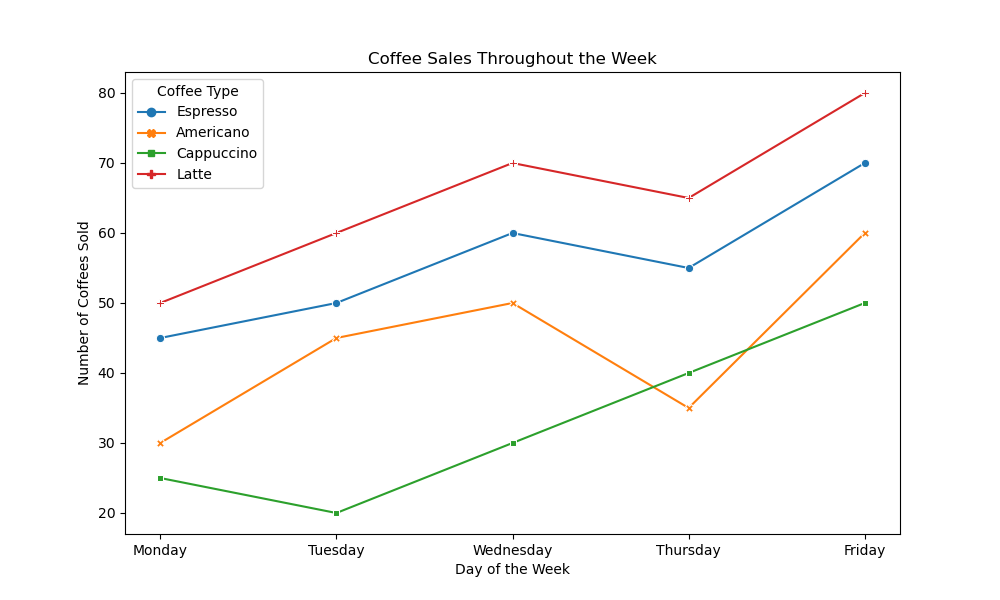

Here is the Python script that generated this plot:

import pandas as pd
import seaborn as sns
import matplotlib.pyplot as plt

# Data given in the form of a list of dictionaries
data = [
    {'Day': 'Monday', 'Espresso': 45, 'Americano': 30, 'Cappuccino': 25, 'Latte': 50},
    {'Day': 'Tuesday', 'Espresso': 50, 'Americano': 45, 'Cappuccino': 20, 'Latte': 60},
    {'Day': 'Wednesday', 'Espresso': 60, 'Americano': 50, 'Cappuccino': 30, 'Latte': 70},
    {'Day': 'Thursday', 'Espresso': 55, 'Americano': 35, 'Cappuccino': 40, 'Latte': 65},
    {'Day': 'Friday', 'Espresso': 70, 'Americano': 60, 'Cappuccino': 50, 'Latte': 80}
]

# Converting the list of dictionaries to a pandas DataFrame
df = pd.DataFrame(data)

# Reshape the data so that it's in long form for Seaborn
df_long = pd.melt(df, id_vars='Day', var_name='Coffee_Type', value_name='Sales')

# Create a line plot with Seaborn
plt.figure(figsize=(10, 6))
sns.lineplot(data=df_long, x='Day', y='Sales', hue='Coffee_Type', style='Coffee_Type', markers=True, dashes=False)

# Customize the plot with titles and labels
plt.title('Coffee Sales Throughout the Week')
plt.xlabel('Day of the Week')
plt.ylabel('Number of Coffees Sold')
plt.legend(title='Coffee Type')

# Show the plot
plt.show()
